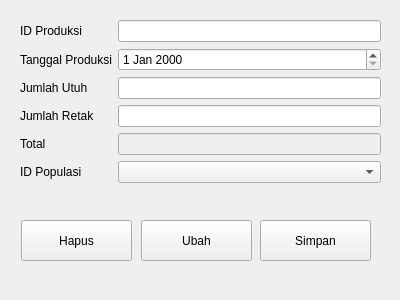
<?xml version="1.0" encoding="UTF-8"?>
<ui version="4.0">
 <class>FormProduksi</class>
 <widget class="QWidget" name="FormProduksi">
  <property name="geometry">
   <rect>
    <x>0</x>
    <y>0</y>
    <width>400</width>
    <height>300</height>
   </rect>
  </property>
  <property name="windowTitle">
   <string>Form</string>
  </property>
  <widget class="QWidget" name="formLayoutWidget">
   <property name="geometry">
    <rect>
     <x>20</x>
     <y>20</y>
     <width>361</width>
     <height>191</height>
    </rect>
   </property>
   <layout class="QFormLayout" name="formLayout">
    <item row="0" column="0">
     <widget class="QLabel" name="iDProduksiLabel">
      <property name="text">
       <string>ID Produksi</string>
      </property>
     </widget>
    </item>
    <item row="0" column="1">
     <widget class="QLineEdit" name="iDProduksiLineEdit"/>
    </item>
    <item row="1" column="0">
     <widget class="QLabel" name="tanggalProduksiLabel">
      <property name="text">
       <string>Tanggal Produksi</string>
      </property>
     </widget>
    </item>
    <item row="1" column="1">
     <widget class="QDateEdit" name="tanggalProduksiDateEdit"/>
    </item>
    <item row="2" column="0">
     <widget class="QLabel" name="jumlahUtuhLabel">
      <property name="text">
       <string>Jumlah Utuh</string>
      </property>
     </widget>
    </item>
    <item row="2" column="1">
     <widget class="QLineEdit" name="jumlahUtuhLineEdit"/>
    </item>
    <item row="3" column="0">
     <widget class="QLabel" name="jumlahRetakLabel">
      <property name="text">
       <string>Jumlah Retak</string>
      </property>
     </widget>
    </item>
    <item row="3" column="1">
     <widget class="QLineEdit" name="jumlahRetakLineEdit"/>
    </item>
    <item row="4" column="0">
     <widget class="QLabel" name="totalLabel">
      <property name="text">
       <string>Total</string>
      </property>
     </widget>
    </item>
    <item row="4" column="1">
     <widget class="QLineEdit" name="totalLineEdit">
      <property name="enabled">
       <bool>false</bool>
      </property>
     </widget>
    </item>
    <item row="5" column="0">
     <widget class="QLabel" name="iDPopulasiLabel">
      <property name="text">
       <string>ID Populasi</string>
      </property>
     </widget>
    </item>
    <item row="5" column="1">
     <widget class="QComboBox" name="iDPopulasiComboBox"/>
    </item>
   </layout>
  </widget>
  <widget class="QPushButton" name="pushButton">
   <property name="geometry">
    <rect>
     <x>260</x>
     <y>220</y>
     <width>111</width>
     <height>41</height>
    </rect>
   </property>
   <property name="text">
    <string>Simpan</string>
   </property>
  </widget>
  <widget class="QPushButton" name="pushButton_2">
   <property name="geometry">
    <rect>
     <x>141</x>
     <y>220</y>
     <width>111</width>
     <height>41</height>
    </rect>
   </property>
   <property name="text">
    <string>Ubah</string>
   </property>
  </widget>
  <widget class="QPushButton" name="pushButton_3">
   <property name="geometry">
    <rect>
     <x>21</x>
     <y>220</y>
     <width>111</width>
     <height>41</height>
    </rect>
   </property>
   <property name="text">
    <string>Hapus</string>
   </property>
  </widget>
 </widget>
 <resources/>
 <connections/>
</ui>
